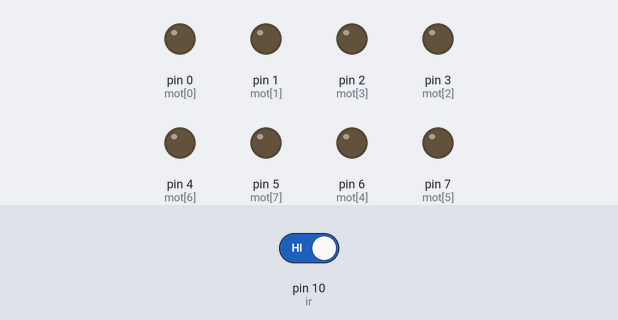
Bench run of a sketch on a simulated Arduino Uno, built with avr-gcc and run on an emulated ATmega328P. Shown: output pins drawn as LEDs (lit = HIGH). The inputs (shaded band) are chosen by the test bench; at power-on: pin 10 (ir) HIGH.

Above: at 1.2 s.
1.3 s: pin 10 (ir) driven LOW
At 2.1 s:
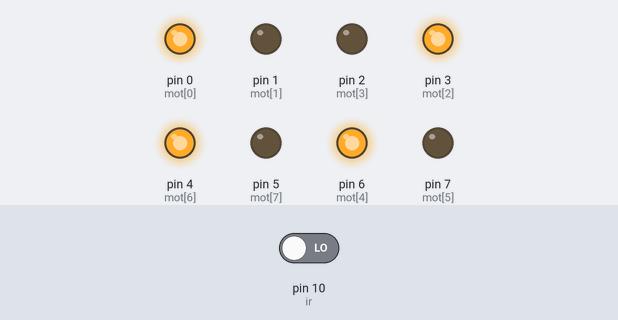
Timing chart, 0 to 24.7 s (numbered marks = the images above; inputs shaded):
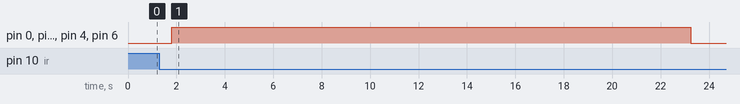

Measured:
- after the input at 1.3 s, pin 0 (mot[0]), pin 3 (mot[2]), pin 4 (mot[6]), pin 6 (mot[4]): LOW → HIGH after 0.50 s, → LOW 21.5 s later

The sketch:

IWantToJonkleEvinAsHeWhispersMyNameJonklerInMyEar.ino
```cpp
bool wasClear = false;
bool ran = false;

const int ir = 10;

/*
FL+, FL-,
FR+, FR-,
BL+, BL-,
BR+, BR-
*/
const int mot[] = {
  0, 1,
  3, 2,
  6, 7,
  4, 5
};

void setup(){
  for(int i = 0; i < sizeof(mot); i++){
    pinMode(mot[i], OUTPUT);
  }
  pinMode(ir, INPUT);
}

void loop(){
  if(digitalRead(ir) == LOW){
    if(wasClear && !ran){
      ran = true;
      delay(500);
      run();
    }
  } else {
    wasClear = true;
  }
}

void run(){
  // 26 s / cm
  drive(true, 26*825);
}
```

Movement.ino
```cpp
void drive(bool p, int t){
  for(int i = 0; i < 2; i++){
    digitalWrite(mot[i], -abs(p-i)); //FL
    digitalWrite(mot[2+i], abs(p-i)); //FR
    digitalWrite(mot[4+i], -abs(p-i)); //BL
    digitalWrite(mot[6+i], -abs(p-i)); //BR
  }
  delay(t);
  for(int i = 0; i < sizeof(mot); i++){
    digitalWrite(mot[i], LOW);
  }
  delay(250);
}

void drive2W(bool p, int t){
  for(int i = 0; i < 2; i++){
    digitalWrite(mot[i], abs(p-i)); //FL
    digitalWrite(mot[4+i], abs(p-i)); //FR
  }
  delay(t);
  for(int i = 0; i < sizeof(mot)/2; i++){
    digitalWrite(mot[i], LOW);
  }
  delay(250);
}

void turn(bool p, int t){
for(int i = 0; i < 2; i++){
    digitalWrite(mot[i], abs(p-i));
    digitalWrite(mot[2+i], -abs(p-i));
    digitalWrite(mot[4+i], abs(p-i));
    digitalWrite(mot[6+i], -abs(p-i));
  }
  delay(t);
  for(int i = 0; i < sizeof(mot); i++){
    digitalWrite(mot[i], LOW);
  }
  delay(250);
}

void turn2W(bool p, int t){
for(int i = 0; i < 2; i++){
    digitalWrite(mot[6+i], abs(p-i));
    digitalWrite(mot[4+i], -abs(p-i));
  }
  delay(t);
  for(int i = 0; i < sizeof(mot)/2; i++){
    digitalWrite(mot[i], LOW);
  }
  delay(250);
}
```
